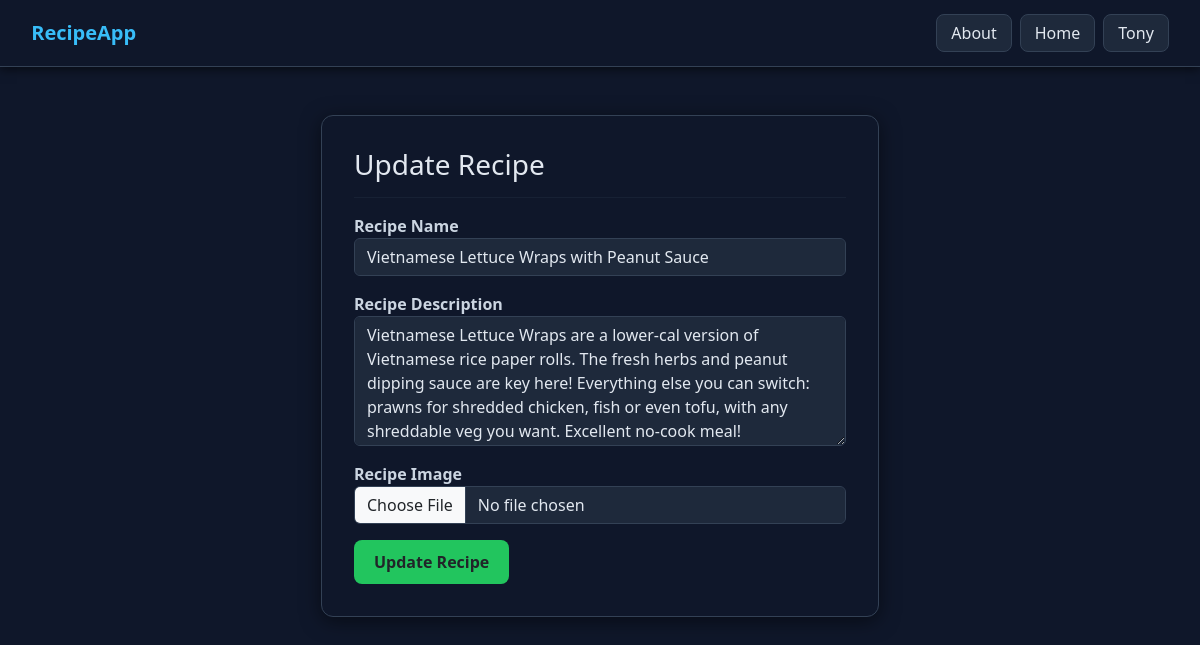
Screenshot of /update_recipe/14/ (signed in) with the database file from the repository.
### vegetable/models.py (models this page shows)
class Recipe(models.Model):
    user =models.ForeignKey(User,on_delete=models.SET_NULL,null=True,blank=True)
    recipe_name=models.CharField(max_length=100)
    recipe_description=models.CharField()
    recipe_image=models.ImageField(upload_to="recipe")

### vegetable/views.py (the view, shortened to what this page needs)
# urls.py: path('update_recipe/<id>/',update_recipe,name="update_recipe"),
@login_required(login_url="/login/")
def update_recipe(request,id):
    queryset=Recipe.objects.get(id = id)
    context={'recipe':queryset}
    return render(request,'update_recipe.html',context)

### vegetable/templates/update_recipe.html (shortened to what this page needs)
{% extends "base.html" %}
{% block start %}
<div class="container mt-5">
    <form class="col-6 mx-auto form-card" method="post" enctype="multipart/form-data">
        <h3 class="mb-3">Update Recipe</h3>
        <hr>
        <div class="mb-3">
            <label>Recipe Name</label>
            <input type="text" name="recipe_name" value="{{recipe.recipe_name}}" required class="form-control">
        </div>
        <div class="mb-3">
            <label>Recipe Description</label>
            <textarea class="form-control" name="recipe_description" required>{{recipe.recipe_description}}</textarea>
        </div>
        <div class="mb-3">
            <label>Recipe Image</label>
            <input type="file" name="recipe_image" value="{{recipe.recipe_image}}" class="form-control">
        </div>
        <button type="submit" class="btn btn-update" >Update Recipe</button>
    </form>
</div>
{% endblock %}

### vegetable/templates/base.html (shortened to what this page needs)
<!DOCTYPE html>
<html lang="en">
<head>
    <link href="https://cdn.jsdelivr.net/npm/bootstrap@5.3.8/dist/css/bootstrap.min.css" rel="stylesheet">
</head>
<body>
    <nav class="navbar navbar-expand-lg navbar-dark custom-nav">
    <div class="container-fluid">
        <a class="navbar-brand fw-bold app-title" href="/">
            RecipeApp
        </a>
        <div class="collapse navbar-collapse justify-content-end" id="mainNav">
            <div class="d-flex align-items-center gap-2 nav-buttons">
                <a href="/about/" class="btn btn-nav">About</a>
                <a href="/recipe/" class="btn btn-nav">Home</a>
                {% if request.user.is_authenticated %}
                    <a href="/logout/" class="btn btn-nav">{{ user }}</a>
                {% else %}
                    <a href="/login/" class="btn btn-nav">Login</a>
                {% endif %}
            </div>
        </div>
    </div>
</nav>
    {% block start %}
    {% endblock %}
</body>
</html>

### vegetable/templates/base.html (style rules this page uses)
.custom-nav { background-color: #0f172a !important; padding: 0.8rem 1.2rem; border-bottom: 1px solid #334155; box-shadow: 0 2px 10px rgba(0,0,0,0.6); }
.app-title { color: #38bdf8 !important; font-size: 1.25rem; }
.btn-nav { background-color: #1e293b !important; color: #e2e8f0 !important; border: 1px solid #334155 !important; padding: 6px 14px; border-radius: 8px; font-weight: 500; transition: 0.2s; text-decoration: none; }

### vegetable/templates/update_recipe.html (style rules this page uses)
body, .container, .form-card, .card { background-color: #0f172a !important; color: #e2e8f0 !important; }
.form-card { border-radius: 12px !important; padding: 2rem !important; box-shadow: 0 4px 20px rgba(0,0,0,0.5) !important; border: 1px solid #334155 !important; }
label { font-weight: 600; color: #cbd5e1 !important; }
.form-control { background-color: #1e293b !important; color: #e2e8f0 !important; border: 1px solid #334155 !important; }
textarea.form-control { resize: vertical; min-height: 130px; }
.btn-update { background-color: #22c55e !important; border: none !important; padding: 10px 20px !important; font-weight: 600 !important; border-radius: 8px !important; transition: 0.2s; }
hr { border-color: #334155 !important; }

### rows the page displays
Recipe: recipe_name "Vietnamese Lettuce Wraps with Peanut Sauce", recipe_description "Vietnamese Lettuce Wraps are a lower-cal version of Vietnamese rice paper rolls. The fresh herbs and peanut dipping sauce are key here! Everything else you can switch: prawns for shredded chicken, fish or even tofu, with any shreddable veg you want. Excellent no-cook meal!"

### other values shown
{{ user }} "Tony"
